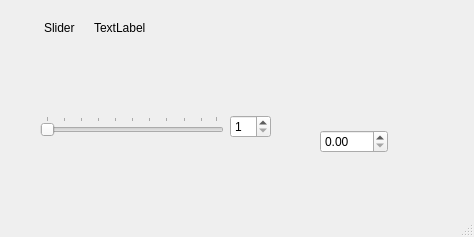
<?xml version="1.0" encoding="UTF-8"?>
<ui version="4.0">
 <class>MainWindow</class>
 <widget class="QMainWindow" name="MainWindow">
  <property name="geometry">
   <rect>
    <x>0</x>
    <y>0</y>
    <width>474</width>
    <height>237</height>
   </rect>
  </property>
  <property name="windowTitle">
   <string>MainWindow</string>
  </property>
  <widget class="QWidget" name="centralwidget">
   <widget class="QWidget" name="layoutWidget">
    <property name="geometry">
     <rect>
      <x>40</x>
      <y>114</y>
      <width>231</width>
      <height>25</height>
     </rect>
    </property>
    <layout class="QHBoxLayout" name="horizontalLayout">
     <item>
      <widget class="QSlider" name="horizontalSlider">
       <property name="orientation">
        <enum>Qt::Horizontal</enum>
       </property>
       <property name="tickPosition">
        <enum>QSlider::TicksAbove</enum>
       </property>
       <property name="tickInterval">
        <number>0</number>
       </property>
      </widget>
     </item>
     <item>
      <widget class="QSpinBox" name="spinBox">
       <property name="frame">
        <bool>true</bool>
       </property>
       <property name="alignment">
        <set>Qt::AlignLeading|Qt::AlignLeft|Qt::AlignVCenter</set>
       </property>
       <property name="specialValueText">
        <string/>
       </property>
       <property name="showGroupSeparator" stdset="0">
        <bool>false</bool>
       </property>
       <property name="minimum">
        <number>1</number>
       </property>
       <property name="displayIntegerBase">
        <number>10</number>
       </property>
      </widget>
     </item>
    </layout>
   </widget>
   <widget class="QWidget" name="layoutWidget">
    <property name="geometry">
     <rect>
      <x>44</x>
      <y>20</y>
      <width>102</width>
      <height>16</height>
     </rect>
    </property>
    <layout class="QHBoxLayout" name="horizontalLayout_2">
     <item>
      <widget class="QLabel" name="label">
       <property name="text">
        <string>Slider</string>
       </property>
      </widget>
     </item>
     <item>
      <widget class="QLabel" name="lbSlider">
       <property name="text">
        <string>TextLabel</string>
       </property>
      </widget>
     </item>
    </layout>
   </widget>
   <widget class="QDoubleSpinBox" name="doubleSpinBox">
    <property name="geometry">
     <rect>
      <x>320</x>
      <y>130</y>
      <width>68</width>
      <height>23</height>
     </rect>
    </property>
   </widget>
   <widget class="AzZoomSlider" name="zoomSlider">
    <property name="geometry">
     <rect>
      <x>190</x>
      <y>10</y>
      <width>166</width>
      <height>23</height>
     </rect>
    </property>
    <property name="whatsThis">
     <string>The slider for control zoom in %</string>
    </property>
    <property name="maximumScale">
     <double>8.000000000000000</double>
    </property>
   </widget>
  </widget>
  <widget class="QMenuBar" name="menubar">
   <property name="geometry">
    <rect>
     <x>0</x>
     <y>0</y>
     <width>474</width>
     <height>19</height>
    </rect>
   </property>
  </widget>
  <widget class="QStatusBar" name="statusbar"/>
 </widget>
 <customwidgets>
  <customwidget>
   <class>AzZoomSlider</class>
   <extends>QWidget</extends>
   <header>AzZoomSlider.h</header>
  </customwidget>
 </customwidgets>
 <resources/>
 <connections/>
</ui>
